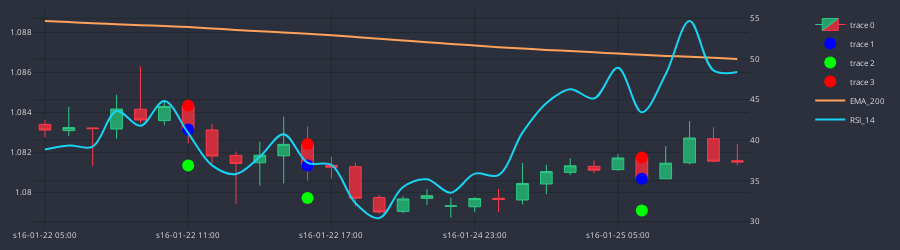

Notebook source saved alongside this figure:
### Code cell
df_plot = df_slim.iloc[70:100]
cp = CandlePlot(df_plot, candles=True)

trades = cp.df_plot[cp.df_plot.SIGNAL != NONE]

markers = ['mid_c', 'TP', 'SL']
marker_colors = ['#0000FF', '#00FF00', '#FF0000']

for i in range(3):
    cp.fig.add_trace(go.Scatter(
        x = trades.sTime,
        y = trades[markers[i]],
        mode = 'markers',
        marker=dict(color=marker_colors[i], size=12)
    ))

cp.show_plot(line_traces=["EMA_200"], sec_traces=['RSI_14'], height=250)
